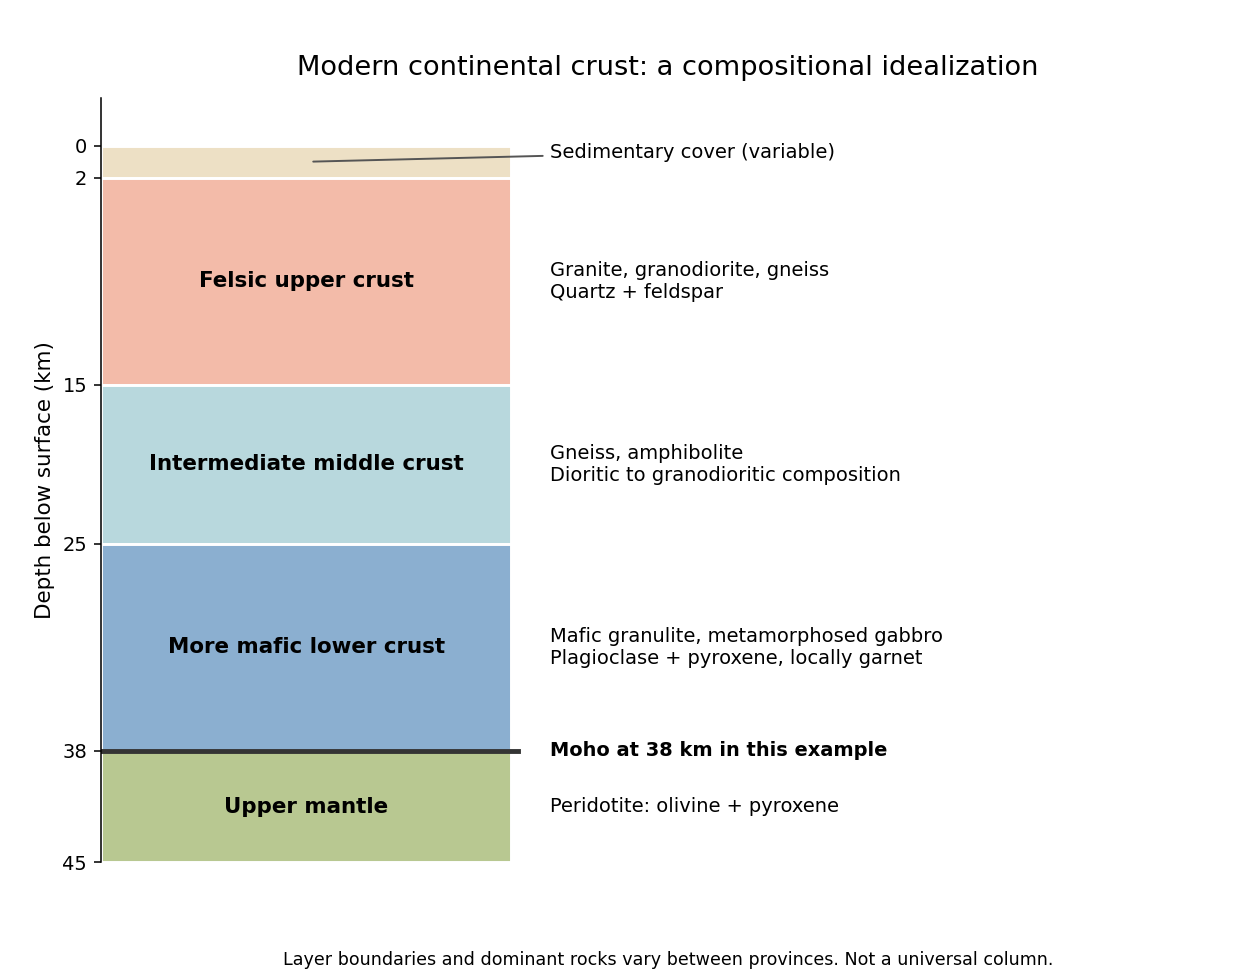

The Python source for this figure:
"""Original crust column. PNG written in CWD.
Tested: Python 3.14.4, NumPy 2.3.5, Matplotlib 3.10.7.
"""
from pathlib import Path
import matplotlib
matplotlib.use('Agg')
import matplotlib.pyplot as plt
from matplotlib.patches import Rectangle
fig, ax = plt.subplots(figsize=(9.0, 7.0), facecolor='white')
fig.subplots_adjust(left=.08,right=.98,top=.9,bottom=.12)
layers = [
(0, 2, '#ede0c5', 'Sedimentary cover (variable)', ''),
(2, 15, '#f3bba9', 'Felsic upper crust', 'Granite, granodiorite, gneiss\nQuartz + feldspar'),
(15, 25, '#b8d8dd', 'Intermediate middle crust', 'Gneiss, amphibolite\nDioritic to granodioritic composition'),
(25, 38, '#8bafd0', 'More mafic lower crust', 'Mafic granulite, metamorphosed gabbro\nPlagioclase + pyroxene, locally garnet'),
(38, 45, '#b8c891', 'Upper mantle', 'Peridotite: olivine + pyroxene'),
]
for z0, z1, color, name, detail in layers:
    ax.add_patch(Rectangle((0,z0),3.15,z1-z0,facecolor=color,edgecolor='white',linewidth=1.5))
    mid=(z0+z1)/2
    if z0==0:
        ax.annotate(name,(1.6,mid),(3.45,.4),fontsize=10,va='center',arrowprops={'arrowstyle':'-','color':'#555555'})
    else:
        ax.text(1.575,mid,name,ha='center',va='center',fontsize=11,weight='bold')
        ax.text(3.45,mid,detail,ha='left',va='center',fontsize=10)
ax.plot([0,3.2],[38,38],color='#343434',lw=2.5)
ax.text(3.45,38,'Moho at 38 km in this example',va='center',fontsize=10,weight='bold')
ax.set(xlim=(0,8.7),ylim=(45,-3),yticks=[0,2,15,25,38,45],xticks=[])
ax.set_ylabel('Depth below surface (km)',fontsize=11)
for side in ['top','right','bottom']: ax.spines[side].set_visible(False)
ax.set_title('Modern continental crust: a compositional idealization',fontsize=14,pad=12)
fig.text(.53,.015,'Layer boundaries and dominant rocks vary between provinces. Not a universal column.',ha='center',fontsize=9)
fig.savefig(Path.cwd()/'2024-continental-crust.png',dpi=140,facecolor='white',metadata={'Software':'codex-wiki matplotlib generator'})
plt.close(fig)
